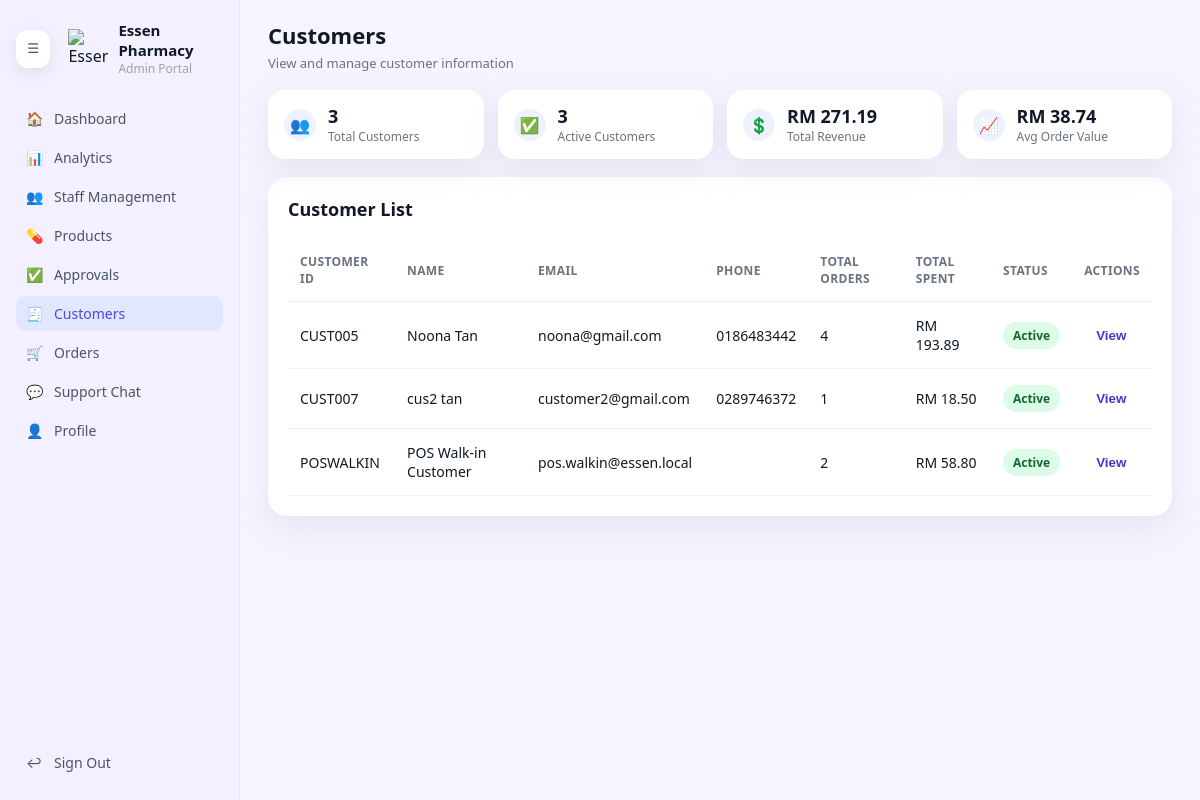
The page /admin/customers.php (signed in) on the database its author committed.
### tables this page shows
CREATE TABLE `customers` (
  `customer_id` int(10) UNSIGNED NOT NULL,
  `user_id` int(10) UNSIGNED DEFAULT NULL,
  `customer_code` varchar(20) NOT NULL,
  `name` varchar(150) NOT NULL,
  `email` varchar(150) NOT NULL,
  `phone` varchar(40) DEFAULT NULL,
  `address` varchar(255) DEFAULT NULL,
  `join_date` date NOT NULL DEFAULT curdate(),
  `status` enum('active','inactive') NOT NULL DEFAULT 'active',
  `created_at` timestamp NULL DEFAULT current_timestamp(),
  `updated_at` timestamp NULL DEFAULT current_timestamp() ON UPDATE current_timestamp()
);

### admin/customers.php (the view, shortened to what this page needs)
<?php
require_once __DIR__ . '/../db.php';
$sql = "SELECT c.customer_id, c.customer_code, c.name, c.email, c.phone, c.address, c.join_date, c.status,
               COUNT(o.order_id) AS total_orders,
               COALESCE(SUM(o.total), 0.00) AS total_spent
        FROM customers c
        LEFT JOIN customer_orders o ON c.customer_id = o.customer_id
        GROUP BY c.customer_id
        ORDER BY c.customer_id ASC";
$result = $conn->query($sql);
$customers = [];
if ($result) {
    while ($row = $result->fetch_assoc()) {
        $normalizedStatus = strtolower(trim((string) ($row['status'] ?? '')));
        $row['status'] = $normalizedStatus !== '' ? $normalizedStatus : 'inactive';
        $row['total_orders'] = (int)$row['total_orders'];
        $row['total_spent'] = (float)$row['total_spent'];
        $customers[] = $row;
    }
}
$totalCustomers = count($customers);
$activeCustomers = count(array_filter($customers, fn($customer) => $customer['status'] === 'active'));
$totalRevenue = array_reduce($customers, fn($sum, $customer) => $sum + $customer['total_spent'], 0.0);
$totalOrders = array_reduce($customers, fn($sum, $customer) => $sum + $customer['total_orders'], 0);
$avgOrderValue = $totalOrders > 0 ? $totalRevenue / $totalOrders : 0.0;
?>
<!DOCTYPE html>
<html lang="en">
<head>
    <link rel="stylesheet" href="css/admin-dashboard.css">
    <link rel="stylesheet" href="css/admin-customers.css">
</head>
<body>
<div class="admin-layout">
    <aside class="sidebar">
        <div class="sidebar-header">
            <button type="button" id="sidebarToggle" class="sidebar-toggle" aria-pressed="false" aria-label="Toggle sidebar">☰</button>
            <div class="logo-circle">
                <img src="../logo-transparent.png" alt="Essen Pharmacy" class="logo-image">
            </div>
            <div class="sidebar-brand">
                <div class="brand-title">Essen Pharmacy</div>
                <div class="brand-subtitle">Admin Portal</div>
            </div>
        </div>
        <nav class="sidebar-nav">
            <a href="dashboard.php" class="nav-item">
                <span class="nav-icon">🏠</span>
                <span class="nav-label">Dashboard</span>
            </a>
            <a href="analytics.php" class="nav-item">
                <span class="nav-icon">📊</span>
                <span class="nav-label">Analytics</span>
            </a>
            <a href="staff.php" class="nav-item">
                <span class="nav-icon">👥</span>
                <span class="nav-label">Staff Management</span>
            </a>
            <a href="products.php" class="nav-item">
                <span class="nav-icon">💊</span>
                <span class="nav-label">Products</span>
            </a>
            <a href="approvals.php" class="nav-item">
                <span class="nav-icon">✅</span>
                <span class="nav-label">Approvals</span>
            </a>
            <a href="customers.php" class="nav-item active">
                <span class="nav-icon">🧾</span>
                <span class="nav-label">Customers</span>
            </a>
            <a href="orders.php" class="nav-item">
                <span class="nav-icon">🛒</span>
                <span class="nav-label">Orders</span>
            </a>
            <a href="support-chat.php" class="nav-item">
                <span class="nav-icon">💬</span>
                <span class="nav-label">Support Chat</span>
            </a>
            <a href="profile.php" class="nav-item">
                <span class="nav-icon">👤</span>
                <span class="nav-label">Profile</span>
            </a>
        </nav>
        <div class="sidebar-footer">
            <a href="../logout.php" class="nav-item">
                <span class="nav-icon">↩</span>
                <span class="nav-label">Sign Out</span>
            </a>
        </div>
    </aside>
    <main class="main-content">
        <header class="main-header">
            <div>
                <h1>Customers</h1>
                <p>View and manage customer information</p>
            </div>
        </header>
        <section class="metric-grid customers-metrics">
            <div class="metric-card">
                <div class="metric-icon">👥</div>
                <div class="metric-main">
                    <div class="metric-value"><?php echo number_format($totalCustomers); ?></div>
                    <div class="metric-label">Total Customers</div>
                </div>
            </div>
            <div class="metric-card">
                <div class="metric-icon">✅</div>
                <div class="metric-main">
                    <div class="metric-value"><?php echo number_format($activeCustomers); ?></div>
                    <div class="metric-label">Active Customers</div>
                </div>
            </div>
            <div class="metric-card">
                <div class="metric-icon">💲</div>
                <div class="metric-main">
                    <div class="metric-value">RM <?php echo number_format($totalRevenue, 2); ?></div>
                    <div class="metric-label">Total Revenue</div>
                </div>
            </div>
            <div class="metric-card">
                <div class="metric-icon">📈</div>
                <div class="metric-main">
                    <div class="metric-value">RM <?php echo number_format($avgOrderValue, 2); ?></div>
                    <div class="metric-label">Avg Order Value</div>
                </div>
            </div>
        </section>
        <section class="table-card">
            <div class="table-card-header">
                <div>
                    <h2>Customer List</h2>
                </div>
            </div>
            <div class="table-scroll">
                <table class="customers-table">
                    <thead>
                        <tr>
                            <th>Customer ID</th>
                            <th>Name</th>
                            <th>Email</th>
                            <th>Phone</th>
                            <th>Total Orders</th>
                            <th>Total Spent</th>
                            <th>Status</th>
                            <th class="actions-column">Actions</th>
                        </tr>
                    </thead>
                    <tbody id="customer-table-body">
                        <?php foreach ($customers as $customer): ?>
                            <tr data-search="<?php echo htmlspecialchars(strtolower($customer['customer_code'] . ' ' . $customer['name'] . ' ' . $customer['email'] . ' ' . $customer['phone'])); ?>">
                                <td class="font-medium"><?php echo htmlspecialchars($customer['customer_code']); ?></td>
                                <td><?php echo htmlspecialchars($customer['name']); ?></td>
                                <td><?php echo htmlspecialchars($customer['email']); ?></td>
                                <td><?php echo htmlspecialchars($customer['phone']); ?></td>
                                <td><?php echo (int)$customer['total_orders']; ?></td>
                                <td>RM <?php echo number_format($customer['total_spent'], 2); ?></td>
                                <td>
                                    <span class="status-pill <?php echo $customer['status'] === 'active' ? 'status-active' : 'status-inactive'; ?>">
                                        <?php echo htmlspecialchars($customer['status']); ?>
                                    </span>
                                </td>
                                <td class="actions-column">
                                    <button type="button" class="view-button" data-customer-id="<?php echo (int)$customer['customer_id']; ?>">
                                        View
                                    </button>
                                </td>
                            </tr>
                        <?php endforeach; ?>
                    </tbody>
                </table>
            </div>
        </section>
    </main>
</div>
</body>
</html>

### admin/css/admin-dashboard.css (style rules this page uses)
body { margin: 0; font-family: system-ui, -apple-system, BlinkMacSystemFont, "Segoe UI", sans-serif; background-color: #f5f4ff; color: #111827; }
.admin-layout { display: grid; grid-template-columns: 240px minmax(0, 1fr); min-height: 100vh; }
.sidebar { position: sticky; top: 0; height: 100vh; overflow-y: auto; background-color: #f3f0ff; border-right: 1px solid #e5e7eb; display: flex; flex-direction: column; padding: 20px 16px; box-sizing: border-box; min-width: 240px; transition: width 0.2s ease, padding 0.2s ease; }
.sidebar-header { display: flex; align-items: center; gap: 10px; margin-bottom: 24px; }
.logo-circle { width: 40px; height: 40px; border-radius: 0; display: flex; align-items: center; justify-content: center; background: transparent; color: inherit; overflow: visible; }
.logo-image { width: 40px; height: 40px; max-width: 40px; max-height: 40px; display: block; object-fit: contain; }
.sidebar-toggle { display: inline-flex; align-items: center; justify-content: center; width: 38px; height: 38px; border: none; border-radius: 12px; background: #ffffff; color: #4b5563; cursor: pointer; box-shadow: 0 5px 18px rgba(15, 23, 42, 0.08); transition: background 0.2s ease, transform 0.2s ease; margin-right: 8px; }
.sidebar-brand .brand-title { font-size: 15px; font-weight: 600; }
.sidebar-brand .brand-subtitle { font-size: 12px; color: #9ca3af; }
.sidebar-nav { flex: 1; display: flex; flex-direction: column; gap: 4px; }
.nav-item { display: flex; align-items: center; gap: 10px; padding: 8px 10px; border-radius: 10px; text-decoration: none; color: #4b5563; font-size: 14px; }
.nav-item .nav-icon { width: 18px; }
.nav-item.active { background-color: #e0e7ff; color: #4f46e5; }
.sidebar-footer { margin-top: auto; }
.main-content { padding: 20px 28px 28px; box-sizing: border-box; }
.main-header h1 { margin: 0 0 4px; font-size: 22px; }
.main-header p { margin: 0; font-size: 13px; color: #6b7280; }
.metric-grid { margin-top: 20px; display: grid; grid-template-columns: repeat(4, minmax(0, 1fr)); gap: 14px; }
.metric-card { background-color: #ffffff; border-radius: 16px; padding: 14px 16px; display: flex; align-items: center; gap: 12px; box-shadow: 0 10px 30px rgba(148, 163, 184, 0.18); }
.metric-icon { width: 32px; height: 32px; border-radius: 999px; display: flex; align-items: center; justify-content: center; font-size: 16px; background-color: #eef2ff; color: #4f46e5; }
.metric-main { flex: 1; }
.metric-value { font-size: 18px; font-weight: 600; }
.metric-label { font-size: 12px; color: #6b7280; }

### admin/css/admin-customers.css (style rules this page uses)
.customers-metrics { margin-top: 18px; grid-template-columns: repeat(4, minmax(0, 1fr)); }
.table-card { margin-top: 18px; background-color: #ffffff; border-radius: 20px; padding: 20px; box-shadow: 0 12px 30px rgba(148, 163, 184, 0.16); }
.table-card-header { display: flex; justify-content: space-between; gap: 14px; align-items: center; margin-bottom: 18px; }
.table-card-header h2 { margin: 0; font-size: 18px; }
.table-card-header > div:first-child { min-width: 0; }
.table-scroll { overflow-x: auto; }
.customers-table, .orders-table { width: 100%; border-collapse: collapse; min-width: 780px; }
.customers-table th, .customers-table td, .orders-table th, .orders-table td { padding: 14px 12px; text-align: left; font-size: 14px; border-bottom: 1px solid #eef2f7; }
.customers-table th { color: #6b7280; font-weight: 600; text-transform: uppercase; letter-spacing: 0.03em; font-size: 12px; }
.actions-column { text-align: right; }
.view-button { border: none; background: transparent; color: #4338ca; font-weight: 600; cursor: pointer; padding: 8px 12px; border-radius: 999px; transition: background-color 0.2s ease; }
.status-pill { display: inline-flex; align-items: center; justify-content: center; padding: 5px 10px; border-radius: 999px; font-size: 12px; font-weight: 600; text-transform: capitalize; }
.status-active { background-color: #dcfce7; color: #166534; }

### rows shown on the page
customers: customer_code "CUST005", name "Noona Tan", email "noona@gmail.com", phone "0186483442", total_orders "4", total_spent "193.89", status "Active"
customers: customer_code "CUST007", name "cus2 tan", email "customer2@gmail.com", phone "0289746372", total_orders "1", total_spent "18.50", status "Active"
customers: customer_code "POSWALKIN", name "POS Walk-in Customer", email "pos.walkin@essen.local", total_orders "2", total_spent "58.80", status "Active"

### other values the page prints
$totalCustomers "3"
$activeCustomers "3"
$totalRevenue "271.19"
$avgOrderValue "38.74"
